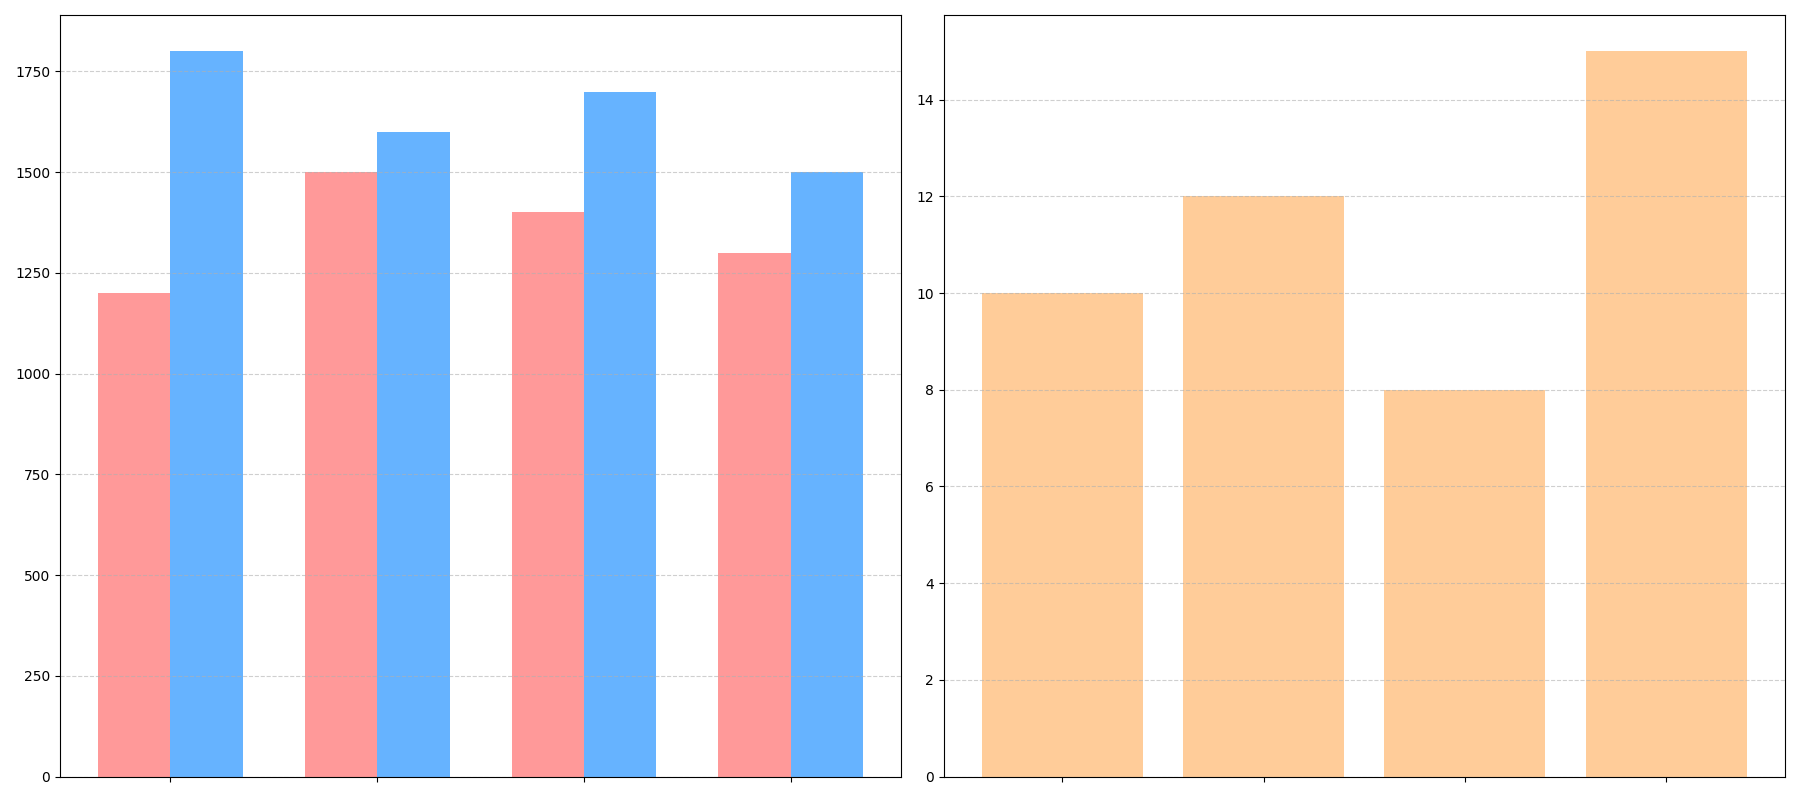

This chart was generated by the following Python code:
import matplotlib.pyplot as plt
import numpy as np

# Define regions and data
regions = ['North', 'South', 'East', 'West']
fruit_juice_sales = [1200, 1500, 1400, 1300]
soda_sales = [1800, 1600, 1700, 1500]
percentage_increase = [10, 12, 8, 15]

# Position of bars on x-axis
x = np.arange(len(regions))

# Width of a bar
width = 0.35

# Create subplots
fig, (ax1, ax2) = plt.subplots(1, 2, figsize=(18, 8))

# Bar chart for sales performance (first subplot)
ax1.bar(x - width/2, fruit_juice_sales, width, color='#ff9999')
ax1.bar(x + width/2, soda_sales, width, color='#66b3ff')

# Customization
ax1.set_xticks(x)
ax1.set_xticklabels([])  # Remove x-axis labels
ax1.grid(axis='y', linestyle='--', alpha=0.6)
ax1.legend().set_visible(False)  # Remove legend

# Bar chart for percentage increase (second subplot)
ax2.bar(x, percentage_increase, color='#ffcc99')

# Customization
ax2.set_xticks(x)
ax2.set_xticklabels([])  # Remove x-axis labels
ax2.grid(axis='y', linestyle='--', alpha=0.6)

# Automatically adjust layout
plt.tight_layout()

# Show the plot
plt.show()
